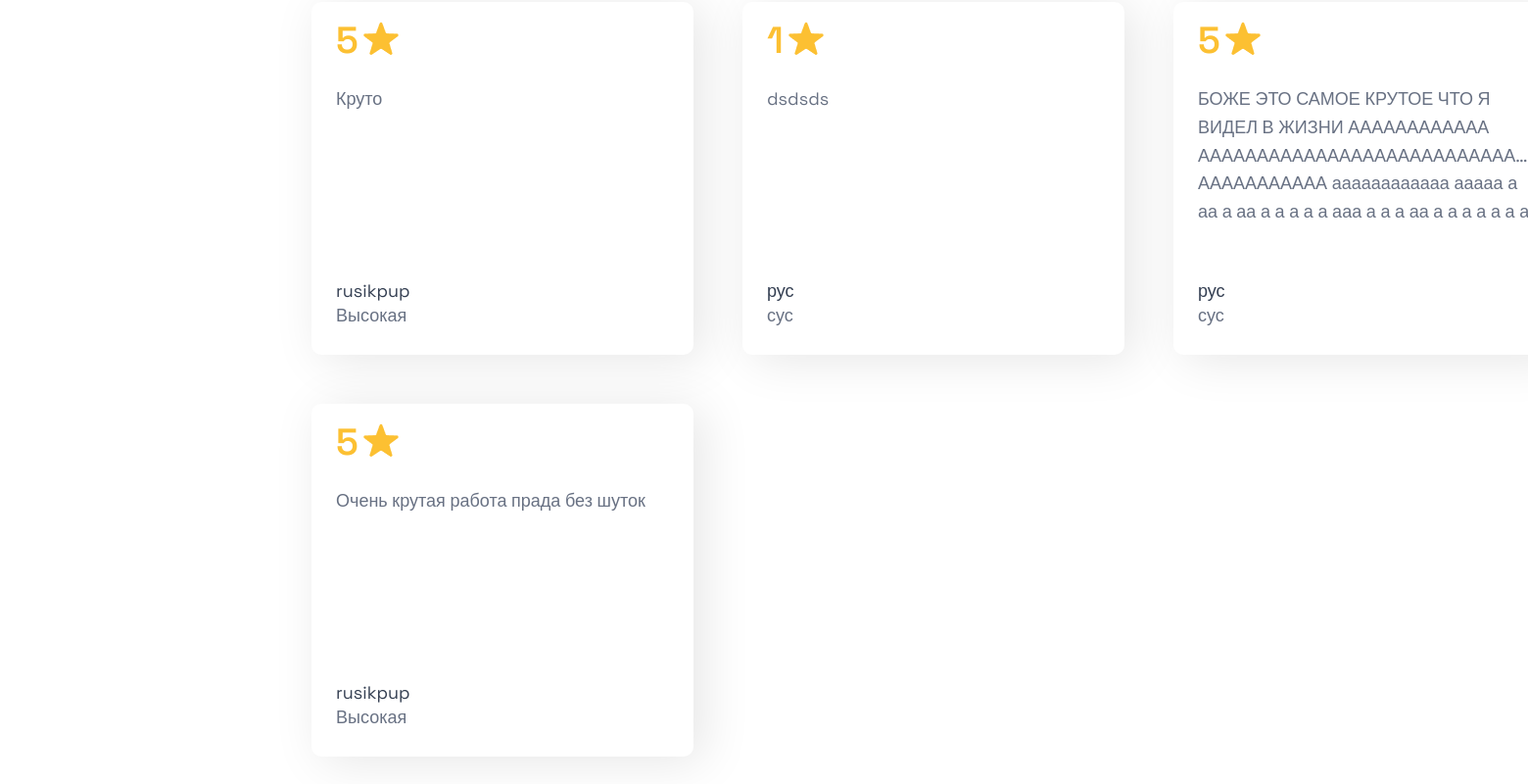
The app's page /reviews (lower part), older data.
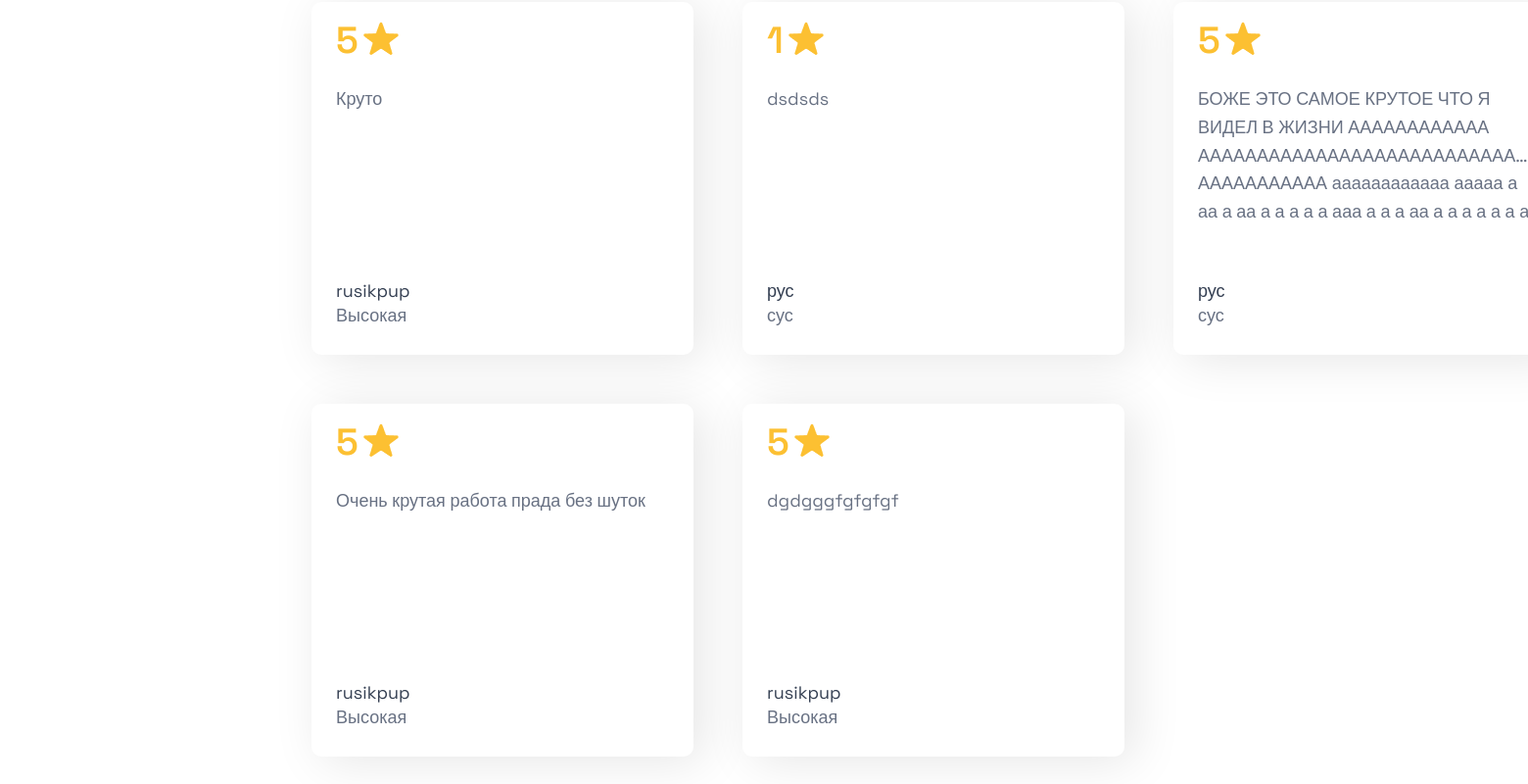
The same page, newer data.
### data/reviews.py (models this page shows)
class Review(SqlAlchemyBase, UserMixin, SerializerMixin):
    __tablename__ = 'review'
    id = sqlalchemy.Column(sqlalchemy.Integer, primary_key=True, autoincrement=True)
    text = sqlalchemy.Column(sqlalchemy.String, nullable=True, default="")
    grade = sqlalchemy.Column(sqlalchemy.Integer, nullable=True)
    order_id = sqlalchemy.Column(sqlalchemy.Integer, sqlalchemy.ForeignKey("order.id"))
    order = orm.relationship('Order')

### data/users.py (models this page shows, shortened)
class User(SqlAlchemyBase, UserMixin, SerializerMixin):
    __tablename__ = 'users'
    id = sqlalchemy.Column(sqlalchemy.Integer, primary_key=True, autoincrement=True)
    login = sqlalchemy.Column(sqlalchemy.String, nullable=True)
    email = sqlalchemy.Column(sqlalchemy.String, index=True, unique=True, nullable=True)
    hashed_password = sqlalchemy.Column(sqlalchemy.String, nullable=True)
    position = sqlalchemy.Column(sqlalchemy.String, nullable=True)
    admin = sqlalchemy.Column(sqlalchemy.Integer, nullable=True)
    invitation_key = sqlalchemy.Column(sqlalchemy.String, nullable=True)
    orders = orm.relationship("Order", back_populates='user')

### server.py (the view)
@app.route("/reviews")
def reviews():
    db_sess = create_session()
    review = db_sess.query(Review).all()
    users = db_sess.query(User).all()
    names = {name.id: (name.login, name.position) for name in users}
    orders = db_sess.query(Order).all()
    order = {order.id: names[order.user_id][0] for order in orders}
    position = {pos.id: names[pos.user_id][1] for pos in orders}
    return render_template("all_review.html", jobs=review, names=order, pos=position, title='Отзывы')

### data/db_session.py (called while the page is built)
def create_session() -> Session:
    global __factory
    return __factory()

### templates/all_review.html (shortened to what this page needs)
<link href="static/css/main.css" rel="stylesheet" type="text/css"/>
{% block content %}
<div class="container">
    <div class="elements">
        {% for job in jobs %}
        <div class="elem">
            <div class="dix">
                <div class="stars">
                    <h6>{{ job.grade }}</h6>
                    <img src="static/img/star.png" alt="" class="star">
                </div>
                <p>{{ job.text }}</p>
            </div>
            <div class="who">
                <p class="fullname">{{ names[job.id]}}</p>
                <p class="status">{{ pos[job.id]}}</p>
            </div>
        </div>
        {% endfor %}
    </div>
</div>
{% endblock %}

### static/css/main.css (style rules this page uses)
p, h1, h2, h3, h4, h5, h6, h7, a { font-family: "Space Grotesk", sans-serif; margin: 0; }
.container { padding: 160px 310px; }
.stars { display: flex; flex-direction: row; height: 30px; align-items: center; gap: 5px; }
.star { margin-bottom: 7px; }
h6 { font-family: "Space Grotesk", sans-serif; font-optical-sizing: auto; font-weight: 599; font-size: 38px; font-style: normal; color: #FCC032; line-height: 130%; }
.elem { display: flex; flex-direction: column; justify-content: space-between; width: 340px; height: 310px; background: #ffffff; padding: 25px; box-shadow: 10px 5px 50px rgba(0,0,0, 0.1); border-radius: 10px; }
.elem p { font-family: "Space Grotesk", sans-serif; font-optical-sizing: auto; font-weight: medium; font-size: 18px; font-style: normal; color: #687183; line-height: 160%; max-height: 145px; overflow: hidden; text-overflow: ellipsis; }
.status { font-size: 16px; line-height: 130%; }
.who .fullname { color: #343F52; line-height: 130%; }
.who { margin-top: 20px; }
.elements { align-items: center; display: flex; flex-direction: row; flex-wrap: wrap; width: 1440px; gap:50px; margin-top: -100px; }
.dix { display: flex; flex-direction: column; gap: 30px; }

Row changes from the older to the newer data that the page shows:
added Review: grade "5", text "dgdgggfgfgfgf", {{ names[job.id] }} "rusikpup", {{ pos[job.id] }} "Высокая"
